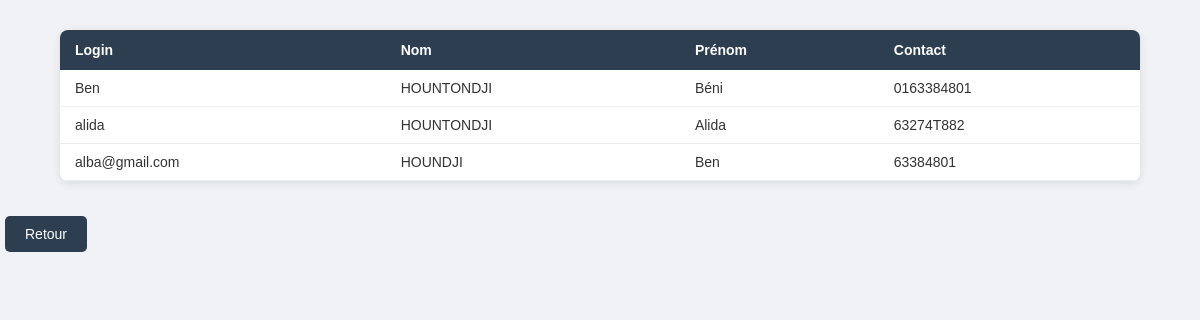
/listeuser.php (signed in), run on the app's committed database.
### tables this page shows
CREATE TABLE IF NOT EXISTS `user` (
  `id` int NOT NULL AUTO_INCREMENT,
  `prenom` varchar(50) DEFAULT NULL,
  `nom` varchar(50) DEFAULT NULL,
  `contact` varchar(20) DEFAULT NULL,
  `login` varchar(50) DEFAULT NULL,
  `password` varchar(255) DEFAULT NULL,
  PRIMARY KEY (`id`),
  UNIQUE KEY `login` (`login`)
);

### listeuser.php (the view, shortened to what this page needs)
<?php
include_once "config.php";
if (!isset($_SESSION['user_id'])) {
    header("location: index.php");
    exit();
} else {
    $req = $idcom->prepare("SELECT login ,nom , prenom, contact FROM user ");
    $req->execute();
    $user = $req->fetchAll();
}
?>
<!DOCTYPE html>
<html lang="en">
<head>
    <link rel="stylesheet" href="style.css">
</head>
<body>
    <table>
        <th> Login</th>
        <th> Nom</th>
        <th> Prénom</th>
        <th> Contact</th>
        <?php
        foreach ($user as $u) {
            echo "
        <tr>
            <td>" . $u['login'] . "</td>
            <td>" . $u['nom'] . "</td>
            <td>" . $u['prenom'] . "</td>
            <td>" . $u['contact'] . "</td>
        </tr>";
        }
        ?>
    </table>
    <button type="button" onclick="window.location.href='accueil.php'">Retour</button>
</body>
</html>

### style.css (style rules this page uses)
* { margin: 0; padding: 0; box-sizing: border-box; }
body { font-family: Arial, sans-serif; background-color: #f0f2f5; color: #333; }
button { padding: 10px 20px; background-color: #2c3e50; color: white; border: none; border-radius: 5px; font-size: 14px; cursor: pointer; margin: 5px; }
table { width: 90%; margin: 30px auto; border-collapse: collapse; background: white; border-radius: 8px; overflow: hidden; box-shadow: 0 2px 10px rgba(0,0,0,0.1); }
th { background-color: #2c3e50; color: white; padding: 12px 15px; text-align: left; font-size: 14px; }
td { padding: 10px 15px; font-size: 14px; border-bottom: 1px solid #eee; }

### data on the page
user: login "Ben", nom "HOUNTONDJI", prenom "Béni", contact "0163384801"
user: login "alida", nom "HOUNTONDJI", prenom "Alida", contact "63274T882"
user: login "alba@gmail.com", nom "HOUNDJI", prenom "Ben", contact "63384801"
